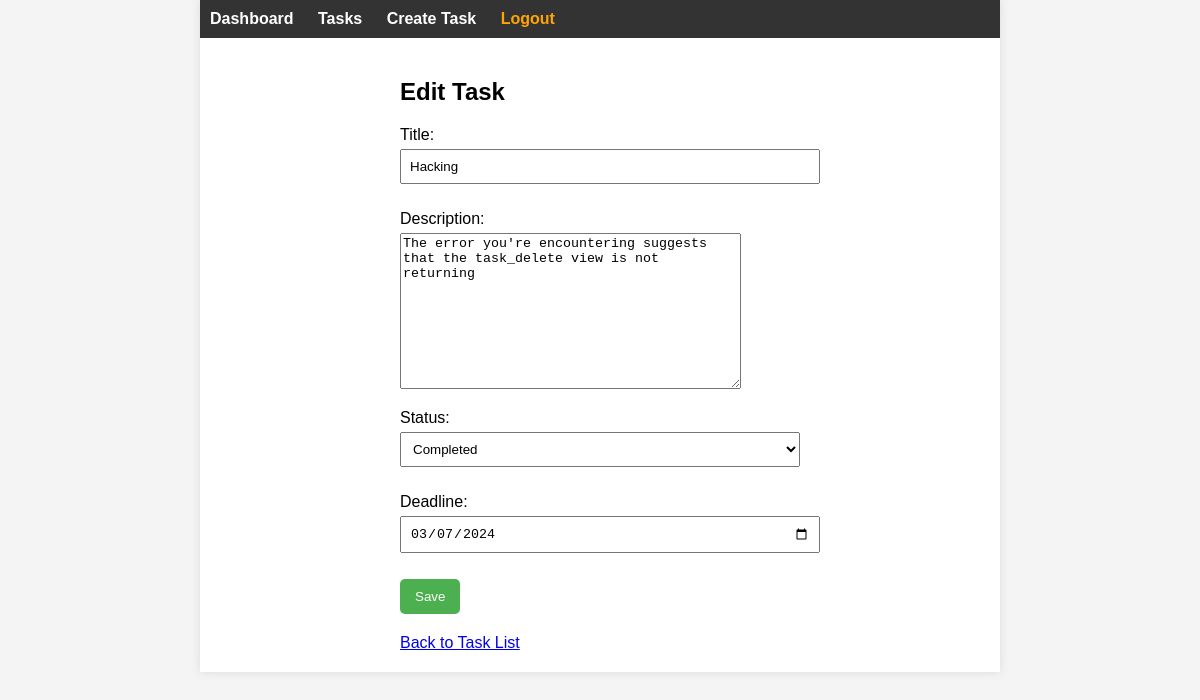
The page /tasks/edit/3/ (signed in) on the database as committed earlier.
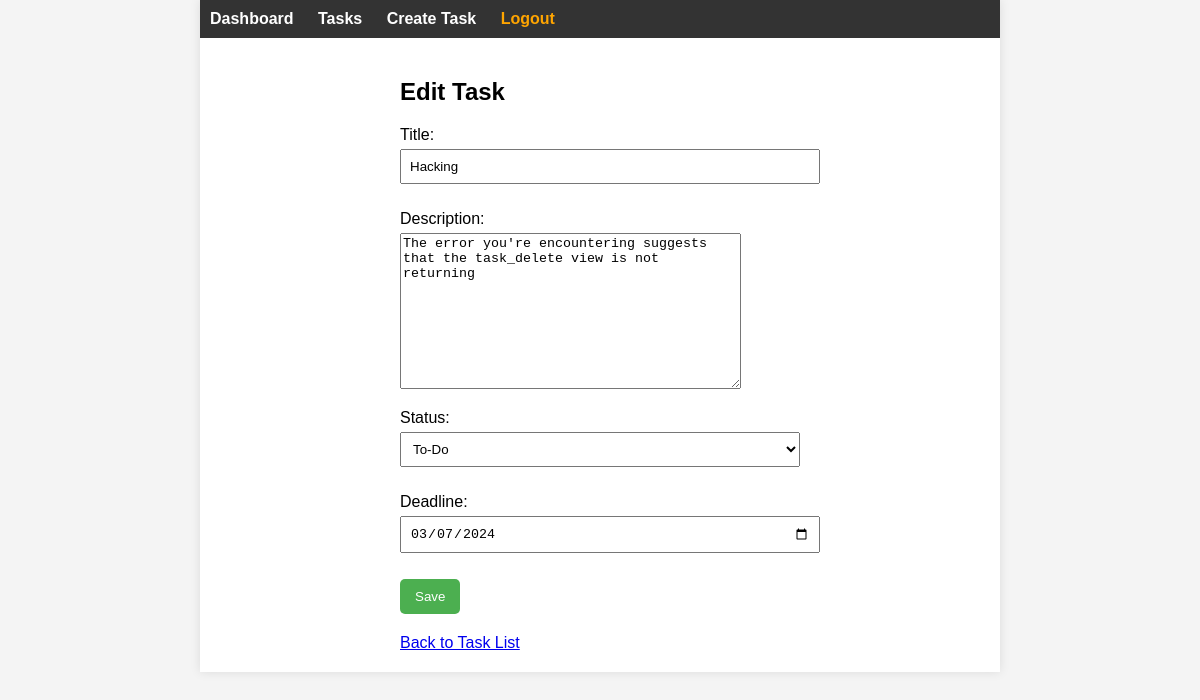
The same page on the database as committed later.
### tasks/models.py (models this page shows, shortened)
class Task(models.Model):
    user = models.ForeignKey(User, on_delete=models.CASCADE)
    title = models.CharField(max_length=255)
    description = models.TextField()
    status = models.CharField(max_length=20, choices=[('todo', 'To-Do'), ('in_progress', 'In Progress'), ('completed', 'Completed')])
    deadline = models.DateField()

### tasks/views.py (the view)
# urls.py: path('tasks/edit/<int:pk>/', edit_task, name='edit_task'),  # Add this path
@login_required
def edit_task(request, pk):
    task = get_object_or_404(Task, pk=pk, user=request.user)
    if request.method == 'POST':
        form = TaskForm(request.POST, instance=task)
        if form.is_valid():
            form.save()
            return redirect('task_list')
    else:
        form = TaskForm(instance=task)
    return render(request, 'task_form.html', {'form': form, 'action': 'Edit'})

### tasks/forms.py
class TaskForm(forms.ModelForm):
    class Meta:
        model = Task
        fields = ['title', 'description', 'status', 'deadline']
        widgets = {
            'deadline': forms.DateInput(attrs={'type': 'date'}),
        }

### tasks/templates/task_form.html (shortened to what this page needs)
{% extends './base.html' %}
{% block content %}
<div class="form">
  <h2>{{ action }} Task</h2>
  <form method="post">
    {{ form.as_p }}
    <button type="submit">Save</button>
  </form>
  <a href="{% url 'task_list' %}">Back to Task List</a>
</div>
{% endblock %}

Rows that differ between the two databases and show on the page:
changed Task "Hacking": status "Completed" → "To-Do"
